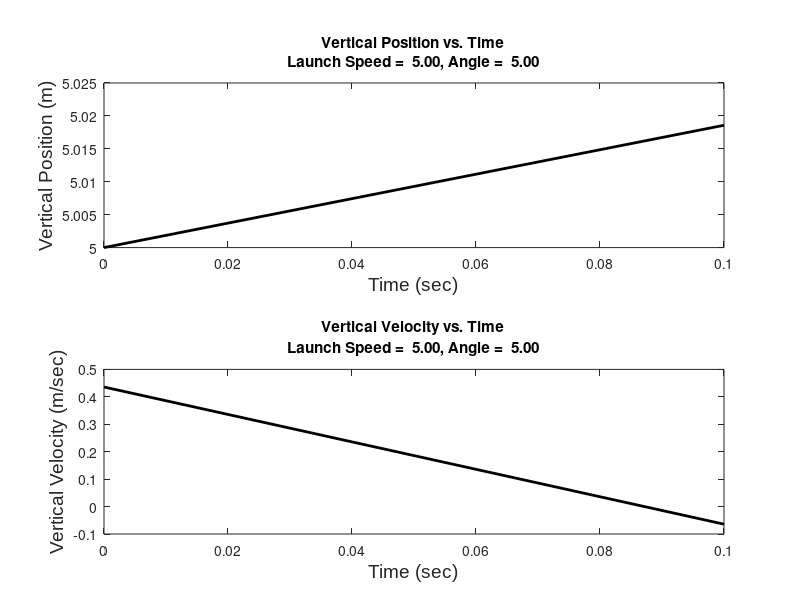

MATLAB code to generate this figure:
%   Filename: Two_Dimensional_Projectile.m
% ------------------------------------------------------------------------
%   James R. Haberland 19032003
%   Hoover High School
%   Ms. Harris
%
%   Start Date: Oct 08, 2019
%   Last Revised On: Oct 09, 2019
%
%   Purpose: Take inputs and do calcuations for projectile problems, that
%            involve two dimensions.
%
%   Psuedocode:
%   1. Take inputs for the calculations (Launch: Angle & Speed; Vertical
%      Acceleration, Initial Position, & Final Position.)
%   2. Do the calculation with the data (Initial horizontal and vertical
%   velocities;Total time in the air; Horizontal displacment; vertical
%   position quatio, horizontal position equation, and vertical velocity
%   equation.)
%   3. Output a formatted text display (Total time in air)
%   4. Output a graph that shows the data (Vertical Position vs. Time &
%   Vertical Velocity vs. Time)
%
%   Variables:
%       LA: This is the launch angle
%       LS: This is the launch speed
%       VA: This is the vertical acceleration
%       IVP: This is the initial vertical position
%       FVP: This is the final vertical position
%
%       Vix: This is the initial velcocity in the x direction
%       Viy: This is the initial velocity in the y direction
%       underSQRT: This is the number under the sqaure root when calculating
%           time with the qudaritc formula
%       tAir: This is the amount of time the object is in the air
%       tAirVec: This is the vector with all the time valuces between 0 and
%           tAir, so it is possible to graph
%       DX: This is the total horizontal distance traveled
%       Xy: This is the vertical position equation
%       Xx: This is the horizontal position equation
%       Vy: This is the vertical velocity equation
% 
%   Functions Called: (beyond built-in function)
%                       none
% ------------------------------------------------------------------------

% Inputs

LA = input('Input the launch angle (in degrees, above horizontal).');
LS = input('Input the launch speed (in meters/sec).');
VA = input('Input the vertical acceleration (in meters/sec^2).');
IVP = input('Input the initial vertical position (in meters).');
FVP = input('Input the final vertical position (in meters).');



% Calculations


% Initial Velocities
Vix = LS*cosd(LA);
Viy = LS*sind(LA);

% Time Air
underSQRT = Viy^2-(4*(.5*-VA)*(IVP-FVP));
if underSQRT<0
   fprintf("The numbers do not work, because you can't square root a negative")
   return
else
    tAir = max([(-Viy+sqrt(underSQRT))/(2*.5*-VA), (-Viy-sqrt(underSQRT))/(2*.5*-VA)]);
end
tAirVec = 0:.1:tAir;

% Horizontal Distance
DX = Vix*tAir;

% Vertical Position Equation
Xy = (.5*-VA*tAirVec.^2) + (Viy*tAirVec) + IVP;

% Horizontal Position Equation
Xx = Vix*tAirVec;

% Vertical Velocity Equation
Vy = -VA*tAirVec + Viy;


% Outputs

fprintf('The object was in the air for %5.2f seconds',tAir)

figure;
subplot(2,1,1)
plot(tAirVec,Xy,'k-','LineWidth',2)
xlabel('Time (sec)', "FontSize",14,"FontName",'Arial')
ylabel('Vertical Position (m)', "FontSize",14,"FontName",'Arial')
title(sprintf('Vertical Position vs. Time\nLaunch Speed = %5.2f, Angle = %5.2f',LS,LA))

subplot(2,1,2)
plot(tAirVec,Vy,'k-','LineWidth',2)
xlabel('Time (sec)', "FontSize",14,"FontName",'Arial')
ylabel('Vertical Velocity (m/sec)', "FontSize",14,"FontName",'Arial')
title(sprintf('Vertical Velocity vs. Time\nLaunch Speed = %5.2f, Angle = %5.2f',LS,LA))
